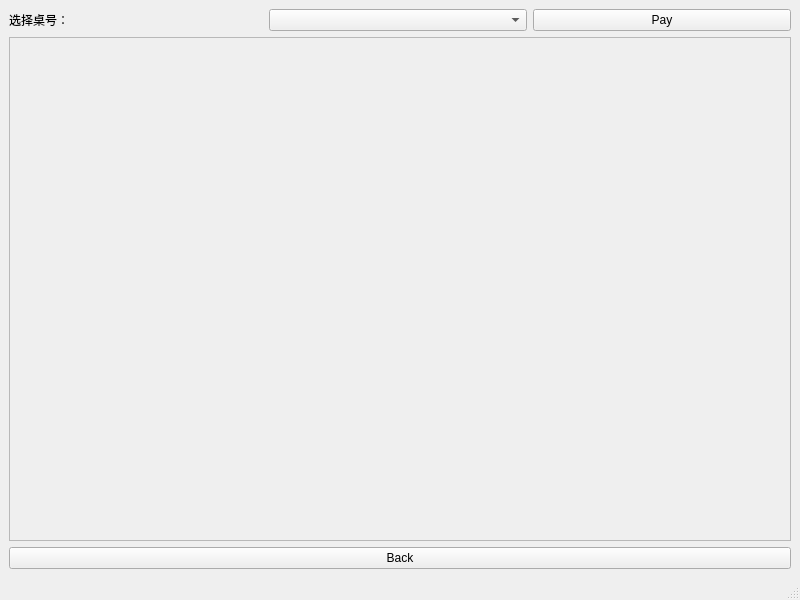
<?xml version="1.0" encoding="UTF-8"?>
<ui version="4.0">
 <class>CustomerCacu</class>
 <widget class="QMainWindow" name="CustomerCacu">
  <property name="geometry">
   <rect>
    <x>0</x>
    <y>0</y>
    <width>800</width>
    <height>600</height>
   </rect>
  </property>
  <property name="windowTitle">
   <string>MainWindow</string>
  </property>
  <widget class="QWidget" name="centralwidget">
   <layout class="QVBoxLayout" name="verticalLayout">
    <item>
     <layout class="QHBoxLayout" name="horizontalLayout_2">
      <item>
       <widget class="QLabel" name="label">
        <property name="maximumSize">
         <size>
          <width>254</width>
          <height>16777215</height>
         </size>
        </property>
        <property name="text">
         <string>选择桌号：</string>
        </property>
        <property name="textFormat">
         <enum>Qt::PlainText</enum>
        </property>
       </widget>
      </item>
      <item>
       <widget class="QComboBox" name="comboBox">
        <property name="editable">
         <bool>false</bool>
        </property>
       </widget>
      </item>
      <item>
       <widget class="QPushButton" name="PayButton">
        <property name="text">
         <string>Pay</string>
        </property>
       </widget>
      </item>
     </layout>
    </item>
    <item>
     <widget class="QScrollArea" name="scrollArea">
      <property name="widgetResizable">
       <bool>true</bool>
      </property>
      <widget class="QWidget" name="scrollAreaWidgetContents">
       <property name="geometry">
        <rect>
         <x>0</x>
         <y>0</y>
         <width>776</width>
         <height>477</height>
        </rect>
       </property>
      </widget>
     </widget>
    </item>
    <item>
     <layout class="QHBoxLayout" name="horizontalLayout">
      <item>
       <widget class="QPushButton" name="BackButton">
        <property name="text">
         <string>Back</string>
        </property>
       </widget>
      </item>
     </layout>
    </item>
   </layout>
  </widget>
  <widget class="QStatusBar" name="statusbar"/>
 </widget>
 <resources/>
 <connections/>
</ui>
